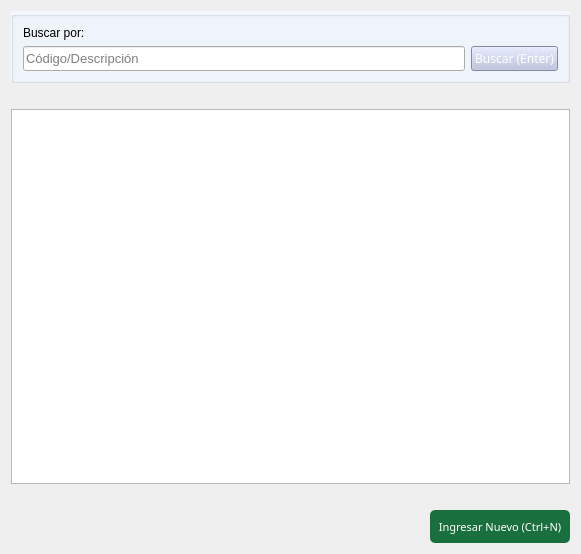
<?xml version="1.0" encoding="UTF-8"?>
<ui version="4.0">
 <class>Form</class>
 <widget class="QWidget" name="Form">
  <property name="geometry">
   <rect>
    <x>0</x>
    <y>0</y>
    <width>581</width>
    <height>554</height>
   </rect>
  </property>
  <property name="windowTitle">
   <string>Articulos</string>
  </property>
  <layout class="QGridLayout" name="gridLayout_4">
   <item row="0" column="0">
    <layout class="QGridLayout" name="gridLayout_2" rowstretch="0,0,80,0,7">
     <item row="0" column="0" colspan="2">
      <widget class="QGroupBox" name="groupBox_2">
       <property name="styleSheet">
        <string notr="true">#groupBox_2{
	background-color: #F2F6FD;
	}</string>
       </property>
       <property name="title">
        <string/>
       </property>
       <layout class="QGridLayout" name="gridLayout_3" columnstretch="90,10">
        <item row="1" column="0">
         <widget class="QLineEdit" name="ln_buscar">
          <property name="sizePolicy">
           <sizepolicy hsizetype="Expanding" vsizetype="Expanding">
            <horstretch>0</horstretch>
            <verstretch>0</verstretch>
           </sizepolicy>
          </property>
          <property name="font">
           <font>
            <family>MS Shell Dlg 2</family>
            <pointsize>10</pointsize>
            <weight>50</weight>
            <bold>false</bold>
           </font>
          </property>
          <property name="mouseTracking">
           <bool>false</bool>
          </property>
          <property name="text">
           <string/>
          </property>
          <property name="frame">
           <bool>true</bool>
          </property>
          <property name="placeholderText">
           <string>Código/Descripción</string>
          </property>
         </widget>
        </item>
        <item row="1" column="1">
         <widget class="QPushButton" name="btn_buscar">
          <property name="sizePolicy">
           <sizepolicy hsizetype="Expanding" vsizetype="Expanding">
            <horstretch>0</horstretch>
            <verstretch>0</verstretch>
           </sizepolicy>
          </property>
          <property name="font">
           <font>
            <family>Ariall</family>
           </font>
          </property>
          <property name="styleSheet">
           <string notr="true">#btn_buscar{
background-color:#B7BEDF;
color: #FFFFFF;
}

#btn_buscar:hover{
background-color: #BAC1D7 
	}</string>
          </property>
          <property name="text">
           <string>Buscar (Enter)</string>
          </property>
          <property name="icon">
           <iconset>
            <normaloff>../ico/search.png</normaloff>../ico/search.png</iconset>
          </property>
          <property name="iconSize">
           <size>
            <width>10</width>
            <height>10</height>
           </size>
          </property>
         </widget>
        </item>
        <item row="0" column="0" colspan="2">
         <widget class="QLabel" name="label_2">
          <property name="styleSheet">
           <string notr="true"/>
          </property>
          <property name="text">
           <string>Buscar por:</string>
          </property>
         </widget>
        </item>
       </layout>
      </widget>
     </item>
     <item row="4" column="0" colspan="2">
      <layout class="QGridLayout" name="gridLayout">
       <item row="0" column="0">
        <layout class="QHBoxLayout" name="horizontalLayout" stretch="0,0,0,0">
         <item>
          <spacer name="horizontalSpacer_2">
           <property name="orientation">
            <enum>Qt::Horizontal</enum>
           </property>
           <property name="sizeHint" stdset="0">
            <size>
             <width>40</width>
             <height>20</height>
            </size>
           </property>
          </spacer>
         </item>
         <item>
          <spacer name="horizontalSpacer_3">
           <property name="orientation">
            <enum>Qt::Horizontal</enum>
           </property>
           <property name="sizeHint" stdset="0">
            <size>
             <width>40</width>
             <height>20</height>
            </size>
           </property>
          </spacer>
         </item>
         <item>
          <spacer name="horizontalSpacer_5">
           <property name="orientation">
            <enum>Qt::Horizontal</enum>
           </property>
           <property name="sizeHint" stdset="0">
            <size>
             <width>40</width>
             <height>20</height>
            </size>
           </property>
          </spacer>
         </item>
         <item>
          <widget class="QPushButton" name="btn_nuevo">
           <property name="sizePolicy">
            <sizepolicy hsizetype="Expanding" vsizetype="Fixed">
             <horstretch>0</horstretch>
             <verstretch>0</verstretch>
            </sizepolicy>
           </property>
           <property name="maximumSize">
            <size>
             <width>200</width>
             <height>200</height>
            </size>
           </property>
           <property name="font">
            <font>
             <family>Ariall</family>
             <pointsize>-1</pointsize>
            </font>
           </property>
           <property name="styleSheet">
            <string notr="true">/*Estilos para el botón*/

#btn_nuevo{
	background-color: #196F3D;
	color: #ffffff;
	font-family: 'Ariall';
	font-size: 11px;
	border-radius: 5px;
	}

#btn_nuevo:hover{
	background-color: #04B431;
	}
</string>
           </property>
           <property name="text">
            <string>Ingresar Nuevo (Ctrl+N)</string>
           </property>
           <property name="icon">
            <iconset>
             <normaloff>../ico/add_to_database.ico</normaloff>../ico/add_to_database.ico</iconset>
           </property>
           <property name="iconSize">
            <size>
             <width>20</width>
             <height>20</height>
            </size>
           </property>
           <property name="shortcut">
            <string>Ctrl+N</string>
           </property>
          </widget>
         </item>
        </layout>
       </item>
      </layout>
     </item>
     <item row="1" column="0" colspan="2">
      <spacer name="horizontalSpacer">
       <property name="orientation">
        <enum>Qt::Horizontal</enum>
       </property>
       <property name="sizeHint" stdset="0">
        <size>
         <width>40</width>
         <height>20</height>
        </size>
       </property>
      </spacer>
     </item>
     <item row="2" column="0" colspan="2">
      <widget class="QTableView" name="tbl_articulos">
       <property name="horizontalScrollBarPolicy">
        <enum>Qt::ScrollBarAlwaysOff</enum>
       </property>
       <property name="tabKeyNavigation">
        <bool>false</bool>
       </property>
       <property name="selectionBehavior">
        <enum>QAbstractItemView::SelectRows</enum>
       </property>
       <attribute name="horizontalHeaderShowSortIndicator" stdset="0">
        <bool>false</bool>
       </attribute>
       <attribute name="verticalHeaderVisible">
        <bool>false</bool>
       </attribute>
      </widget>
     </item>
     <item row="3" column="0">
      <spacer name="horizontalSpacer_4">
       <property name="orientation">
        <enum>Qt::Horizontal</enum>
       </property>
       <property name="sizeHint" stdset="0">
        <size>
         <width>40</width>
         <height>20</height>
        </size>
       </property>
      </spacer>
     </item>
    </layout>
   </item>
  </layout>
 </widget>
 <tabstops>
  <tabstop>ln_buscar</tabstop>
  <tabstop>btn_buscar</tabstop>
  <tabstop>tbl_articulos</tabstop>
  <tabstop>btn_nuevo</tabstop>
 </tabstops>
 <resources/>
 <connections/>
</ui>
